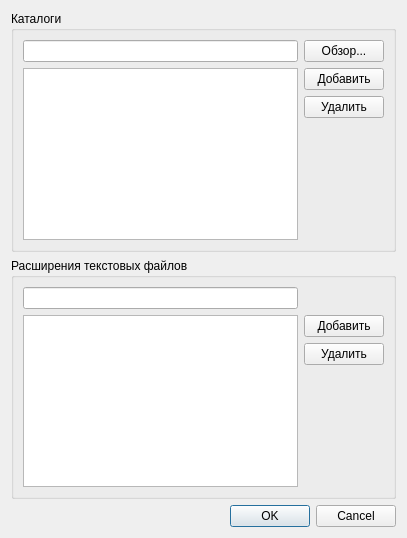
<?xml version="1.0" encoding="UTF-8"?>
<ui version="4.0">
 <class>IndexingDialog</class>
 <widget class="QDialog" name="IndexingDialog">
  <property name="geometry">
   <rect>
    <x>0</x>
    <y>0</y>
    <width>407</width>
    <height>538</height>
   </rect>
  </property>
  <property name="windowTitle">
   <string>Dialog</string>
  </property>
  <layout class="QVBoxLayout" name="verticalLayout">
   <item>
    <widget class="QGroupBox" name="grB_dirs">
     <property name="title">
      <string>Каталоги</string>
     </property>
     <layout class="QGridLayout" name="gridLayout">
      <item row="0" column="0">
       <widget class="QLineEdit" name="le_dir"/>
      </item>
      <item row="2" column="0">
       <widget class="QListWidget" name="listW_dirs"/>
      </item>
      <item row="2" column="1">
       <layout class="QVBoxLayout" name="verticalLayout_3">
        <item>
         <widget class="QPushButton" name="pb_addDir">
          <property name="text">
           <string>Добавить</string>
          </property>
         </widget>
        </item>
        <item>
         <widget class="QPushButton" name="pb_deleteDir">
          <property name="text">
           <string>Удалить</string>
          </property>
         </widget>
        </item>
        <item>
         <spacer name="verticalSpacer_2">
          <property name="orientation">
           <enum>Qt::Vertical</enum>
          </property>
          <property name="sizeHint" stdset="0">
           <size>
            <width>20</width>
            <height>40</height>
           </size>
          </property>
         </spacer>
        </item>
       </layout>
      </item>
      <item row="0" column="1">
       <widget class="QPushButton" name="pb_browse">
        <property name="text">
         <string>Обзор...</string>
        </property>
       </widget>
      </item>
     </layout>
    </widget>
   </item>
   <item>
    <widget class="QGroupBox" name="grB_exts">
     <property name="title">
      <string>Расширения текстовых файлов</string>
     </property>
     <layout class="QGridLayout" name="gridLayout_2">
      <item row="5" column="0">
       <widget class="QListWidget" name="listW_exts"/>
      </item>
      <item row="0" column="0">
       <widget class="QLineEdit" name="le_ext"/>
      </item>
      <item row="5" column="1">
       <layout class="QVBoxLayout" name="verticalLayout_2">
        <item>
         <widget class="QPushButton" name="pb_addExt">
          <property name="text">
           <string>Добавить</string>
          </property>
         </widget>
        </item>
        <item>
         <widget class="QPushButton" name="pb_deleteExt">
          <property name="text">
           <string>Удалить</string>
          </property>
         </widget>
        </item>
        <item>
         <spacer name="verticalSpacer">
          <property name="orientation">
           <enum>Qt::Vertical</enum>
          </property>
          <property name="sizeHint" stdset="0">
           <size>
            <width>20</width>
            <height>40</height>
           </size>
          </property>
         </spacer>
        </item>
       </layout>
      </item>
     </layout>
    </widget>
   </item>
   <item>
    <widget class="QDialogButtonBox" name="buttonBox">
     <property name="orientation">
      <enum>Qt::Horizontal</enum>
     </property>
     <property name="standardButtons">
      <set>QDialogButtonBox::Cancel|QDialogButtonBox::Ok</set>
     </property>
    </widget>
   </item>
  </layout>
 </widget>
 <resources/>
 <connections>
  <connection>
   <sender>buttonBox</sender>
   <signal>accepted()</signal>
   <receiver>IndexingDialog</receiver>
   <slot>accept()</slot>
   <hints>
    <hint type="sourcelabel">
     <x>248</x>
     <y>254</y>
    </hint>
    <hint type="destinationlabel">
     <x>157</x>
     <y>274</y>
    </hint>
   </hints>
  </connection>
  <connection>
   <sender>buttonBox</sender>
   <signal>rejected()</signal>
   <receiver>IndexingDialog</receiver>
   <slot>reject()</slot>
   <hints>
    <hint type="sourcelabel">
     <x>316</x>
     <y>260</y>
    </hint>
    <hint type="destinationlabel">
     <x>286</x>
     <y>274</y>
    </hint>
   </hints>
  </connection>
 </connections>
</ui>
